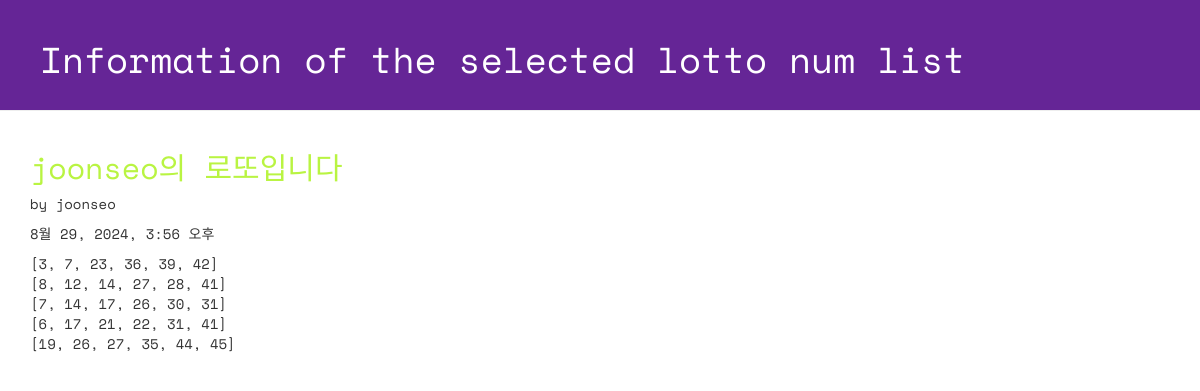
Page /lotto/2/detail/ on the committed database.
### lotto/models.py (models this page shows, shortened)
class GuessNumbers(models.Model):
    name = models.CharField(max_length=24)
    text = models.CharField(max_length=255)
    lottos = models.CharField(max_length=255, default='[1,2,3,4,5,6]') # 로또 번호 리스트
    num_lotto = models.IntegerField(default=5)
    update_date = models.DateTimeField()

### lotto/views.py (the view)
# urls.py: path('lotto/<int:lottokey>/detail/', views.detail, name='detail'), # http://127.0.0.1:8000/lotto/1(key value)/detail
def detail(request, lottokey):
    lotto = GuessNumbers.objects.get(pk=lottokey)
    return render(request,"lotto/detail.html", {'lotto':lotto})

### lotto/templates/lotto/detail.html (shortened to what this page needs)
<!DOCTYPE html>
{% load static %}
<html lang="ko">
    <head>
        <link rel="stylesheet" href="//maxcdn.bootstrapcdn.com/bootstrap/3.2.0/css/bootstrap.min.css">
        <link rel="stylesheet" href="//maxcdn.bootstrapcdn.com/bootstrap/3.2.0/css/bootstrap-theme.min.css">
        <link rel="stylesheet" href="{% static 'css/lotto.css' %}">
    </head>
    <body>
        <div class="page-header">
            <h1>Information of the selected lotto num list</h1>
        </div>
        <div class="container lotto">
            <h2>{{ lotto.text }}</h2>
            <p> by {{ lotto.name }}</p>
            <p>{{ lotto.update_date }}</p>
            <p>{{ lotto.lottos | linebreaksbr }}</p>
        </div>
    </body>
</html>

### lotto/static/css/lotto.css (style rules this page uses)
.page-header { background-color: #652596; margin-top: 0; padding: 20px 20px 20px 40px; font-family: 'Space Mono', monospace; }
.page-header h1 { color: #FFFFFF; }
.container { font-family: 'Space Mono', monospace; }
.container h2 { color: #b9f442; }

### rows in the picture
GuessNumbers: text "joonseo의 로또입니다", name "joonseo", update_date "8월 29, 2024, 3:56 오후", lottos "[3, 7, 23, 36, 39, 42] [8, 12, 14, 27, 28, 41] [7, 14, 17, 26, 30, 31] [6, 17, 21, 22, 31, 41] [19, 26, 27, 35, 44, 45]"
